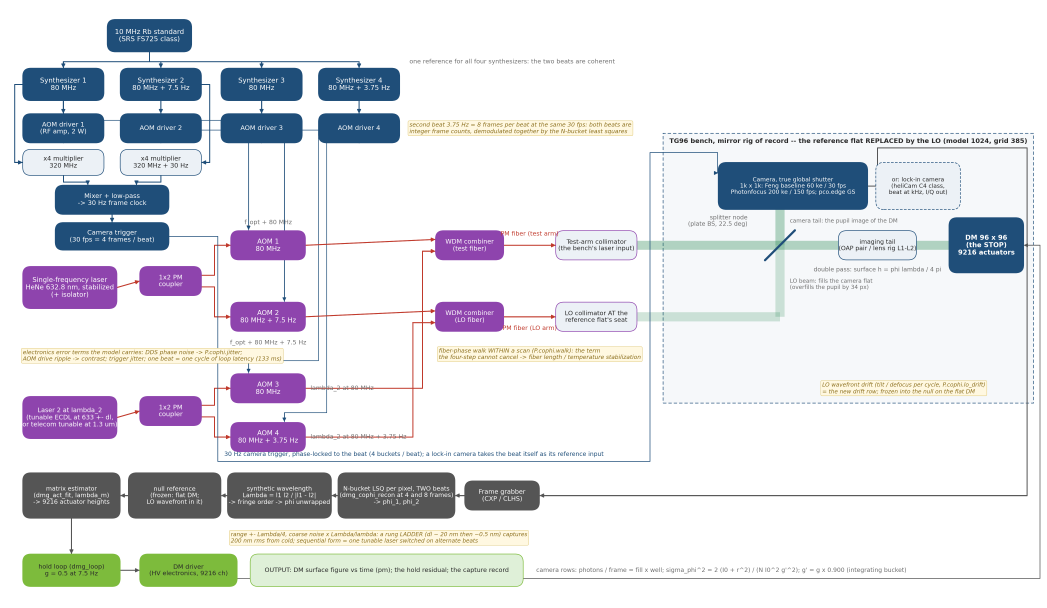
#> input picture demo_session/figs/cophi_block_multi.png, 5231 x 3038 px, given in place of r3t_s1_layout.png, which was not available (shown at 1/5 size); the run also reads 1 picture not shown here
$ python crop_figs.py
#> lines starting #> are read from the running program, lines starting #| are printed output that depends on the picture; after the words box and inside, x2 and y2 are one past the last pixel; in counts of white or black regions, pixels touching at a corner belong together; pictures that were not available may be replaced by others from this repository, and a replacement may not be noted
#!/usr/bin/env python3
"""White-margin autocrop for deck figures (DECK_STYLE: minimize whitespace).

Reads figs/<name>.png (symlinks to committed artifacts), writes
figs/crop_<name>.png.  Cropping only — never regenerates content.
Run: python3 crop_figs.py   (PIL only, system python)
"""
from PIL import Image

TARGETS = [
    "r3t_s1_layout.png",
    "r3t_s4_layout.png",
    "r3t_s4_map.png",
    "t5_walk_k05_layout.png",
    "t5_walk_k03_map.png",
]

PAD = 12
THRESH = 248


def autocrop(name):
#> called with name = 'r3t_s1_layout.png'
    im = Image.open(f"figs/{name}").convert("RGB")
    gray = im.convert("L")
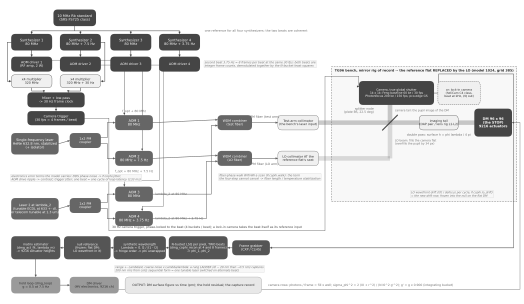
#> gray: PIL image 5231x3038 L (shown at 1/10 size); min 40, max 255, mean 226
    mask = gray.point(lambda v: 255 if v < THRESH else 0)
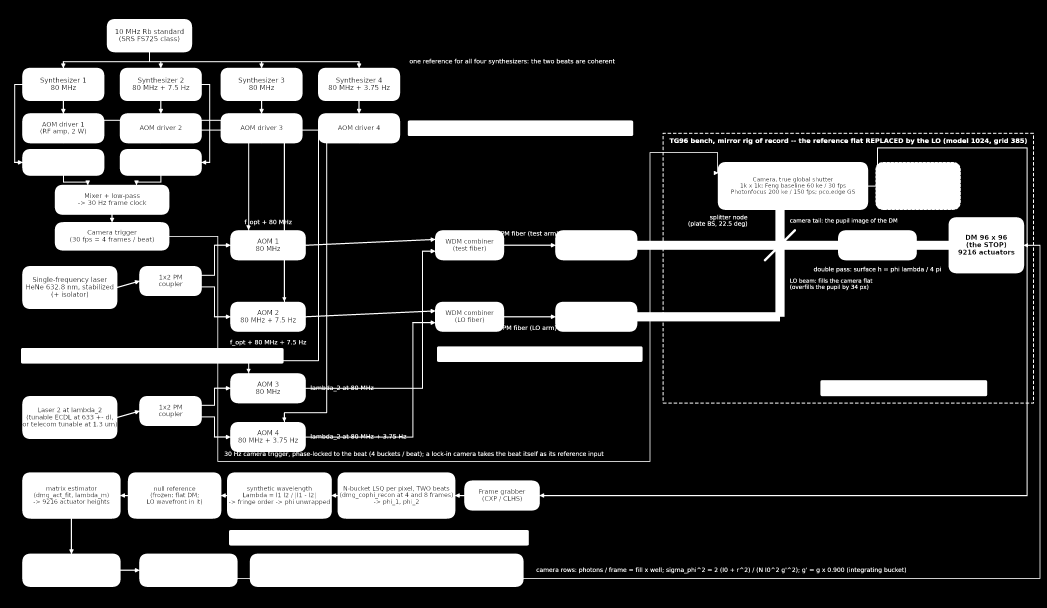
#> mask: PIL image 5231x3038 L (shown at 1/5 size); 23.3% white; 963 white regions (38 under 20 px), largest, box (x1, y1, x2, y2) and area: (70, 95, 5202, 2935) 3230512, (1145, 2650, 2644, 2728) 116865, (2039, 602, 3166, 680) 87851
    bbox = mask.getbbox()
#> bbox = (70, 95, 5202, 2935)
    if bbox is None:
        print(f"{name}: blank? skipped")
        return
    l, t, r, b = bbox
#> l = 70; t = 95; r = 5202; b = 2935
    l, t = max(0, l - PAD), max(0, t - PAD)
#> l = 58; t = 83
    r, b = min(im.width, r + PAD), min(im.height, b + PAD)
#> r = 5214; b = 2947
    out = im.crop((l, t, r, b))
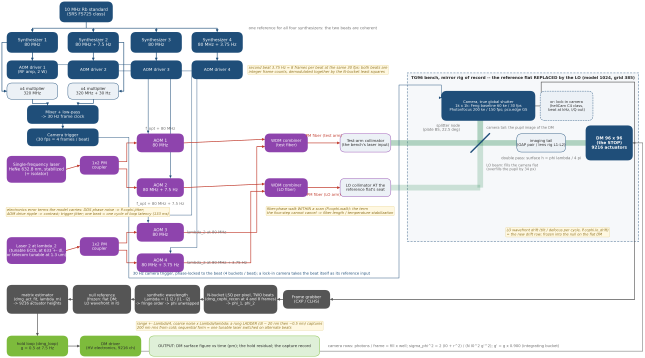
#> out: PIL image 5156x2864 RGB (shown at 1/8 size); mean R, G, B 222.3, 223.6, 228.3
    out.save(f"figs/crop_{name}")
    print(f"{name}: {im.size} -> {out.size} "
          f"({100 - 100 * out.width * out.height // (im.width * im.height)}% removed)")
#| r3t_s1_layout.png: (5231, 3038) -> (5156, 2864) (8% removed)


for n in TARGETS:
    autocrop(n)
#> pass 2 of the loop `for n in TARGETS:`:
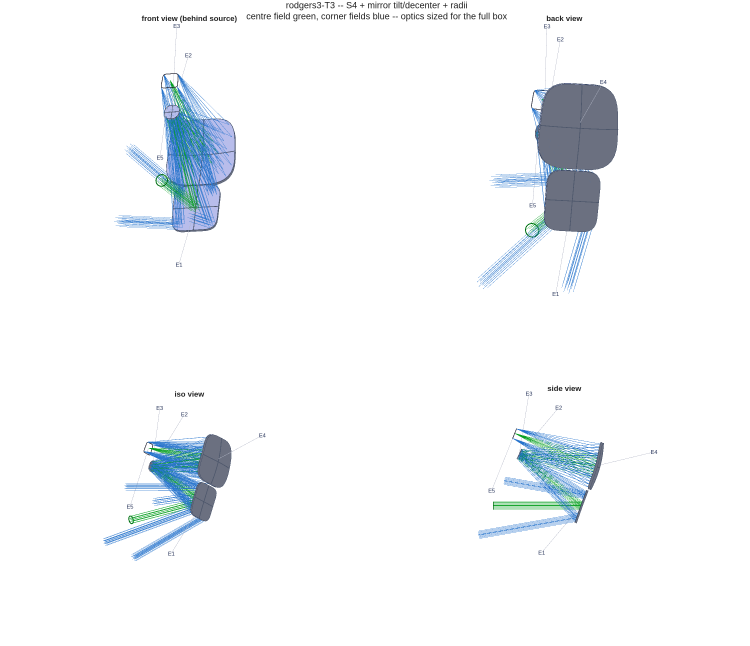
#> input picture demo_session/figs/r3t_s4_layout.png, 2250 x 1938 px (shown at 1/3 size)
#> in autocrop, im is the input picture: PIL image 2250x1938 RGB; mean R, G, B 244.9, 247.2, 249
#> gray: PIL image 2250x1938 L
#> in autocrop (call 2), `mask = gray.point(lambda v: 255 if v < THRESH else 0)`:
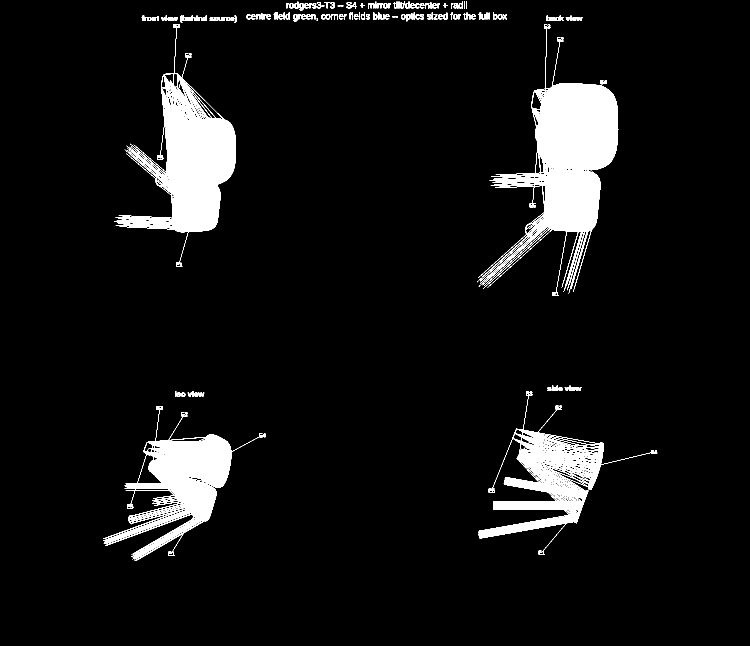
#> mask: PIL image 2250x1938 L (shown at 1/3 size); 6.1% white; 161 white regions (14 under 20 px), largest, box (x1, y1, x2, y2) and area: (1431, 73, 1855, 888) 97154, (342, 72, 708, 800) 73177, (309, 1218, 797, 1683) 50794
#> bbox = (309, 5, 1972, 1683)
#> in autocrop (call 2), `l, t, r, b = bbox`: l = 309; t = 5; r = 1972; b = 1683
#> in autocrop (call 2), `l, t = max(0, l - PAD), max(0, t - PAD)`: l = 297; t = 0
#> in autocrop (call 2), `r, b = min(im.width, r + PAD), min(im.height, b + PAD)`: r = 1984; b = 1695
#| r3t_s4_layout.png: (2250, 1938) -> (1687, 1695) (35% removed)
#> pass 3 of the loop `for n in TARGETS:`:
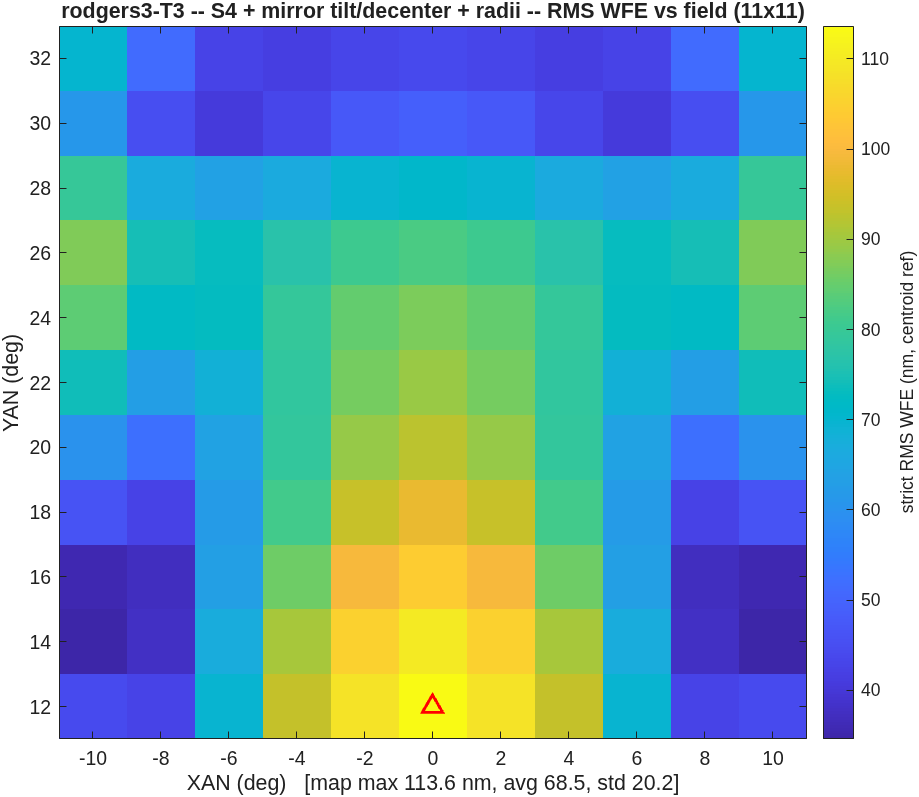
#> input picture demo_session/figs/r3t_s4_map.png, 919 x 797 px
#> in autocrop, im is the input picture: PIL image 919x797 RGB; mean R, G, B 119.1, 174.2, 187.5
#> gray: PIL image 919x797 L
#> in autocrop (call 3), `mask = gray.point(lambda v: 255 if v < THRESH else 0)`:
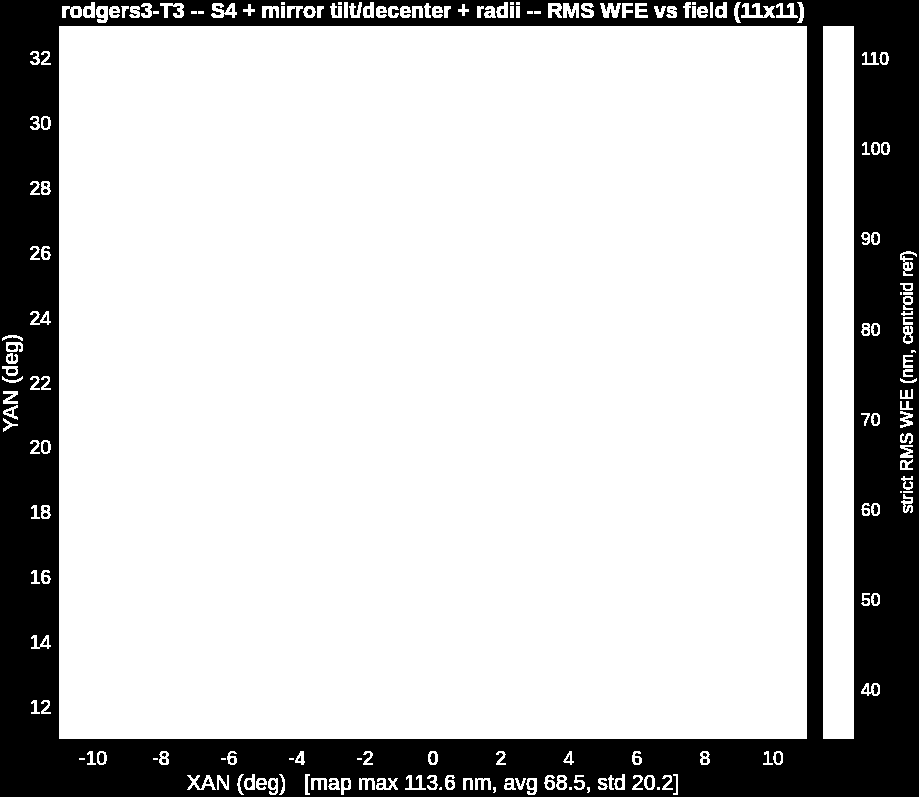
#> mask: PIL image 919x797 L; 77.8% white; 77 black regions (42 under 20 px), largest, box (x1, y1, x2, y2) and area: (0, 0, 919, 797) 160801, (647, 777, 652, 788) 49, (43, 118, 48, 128) 44
#> bbox = (2, 2, 917, 795)
#> in autocrop (call 3), `l, t, r, b = bbox`: l = 2; r = 917; b = 795
#> in autocrop (call 3), `l, t = max(0, l - PAD), max(0, t - PAD)`: l = 0
#> in autocrop (call 3), `r, b = min(im.width, r + PAD), min(im.height, b + PAD)`: r = 919; b = 797
#| r3t_s4_map.png: (919, 797) -> (919, 797) (0% removed)
#> the loop made 5 passes; the first 3 are shown


# ---- 2x2 panel recompose (DECK_STYLE): blank the suptitle, split into
# quadrants, white-trim each, reassemble with narrow gutters. ----------
def recompose(name, title_frac=0.055, pad=10, gutter=24, bbox_thresh=200):
    # bbox_thresh < THRESH: faint gray label-leader lines are ignored when
    # sizing each panel, so a long leader cannot hold a tall empty margin.
#> called with name = 'r3t_s4_layout.png', title_frac = 0.055, pad = 10, gutter = 24, bbox_thresh = 200
    im = Image.open(f"figs/{name}").convert("RGB")
    im = im.crop((0, int(im.height * title_frac), im.width, im.height))
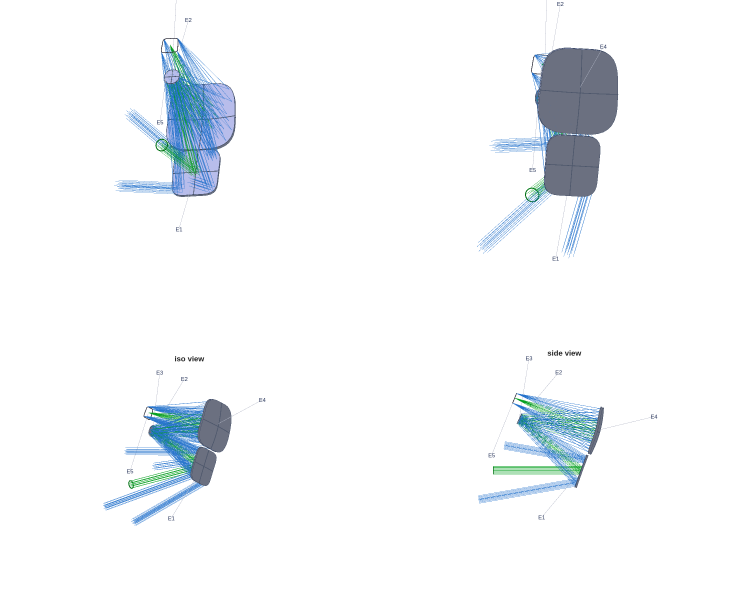
#> im: PIL image 2250x1832 RGB (shown at 1/3 size); mean R, G, B 244.9, 247.3, 249.2
    hw, hh = im.width // 2, im.height // 2
    quads = [im.crop(b) for b in
             [(0, 0, hw, hh), (hw, 0, im.width, hh),
              (0, hh, hw, im.height), (hw, hh, im.width, im.height)]]
#> quads = 4 items
    trimmed = []
    for q in quads:
        mask = q.convert("L").point(lambda v: 255 if v < bbox_thresh else 0)
        bb = mask.getbbox() or (0, 0, q.width, q.height)
        l, t, r, b = bb
        trimmed.append(q.crop((max(0, l - pad), max(0, t - pad),
                               min(q.width, r + pad), min(q.height, b + pad))))
#> this loop made 4 passes
#> (l, t, r, b) on passes 1 to 4: (342, 0, 708, 694), (306, 0, 730, 782), (309, 152, 797, 661), (309, 135, 847, 642)
#> pass 1, in recompose, `mask = q.convert("L").point(lambda v: 255 if v < bbox_thresh else 0)`:
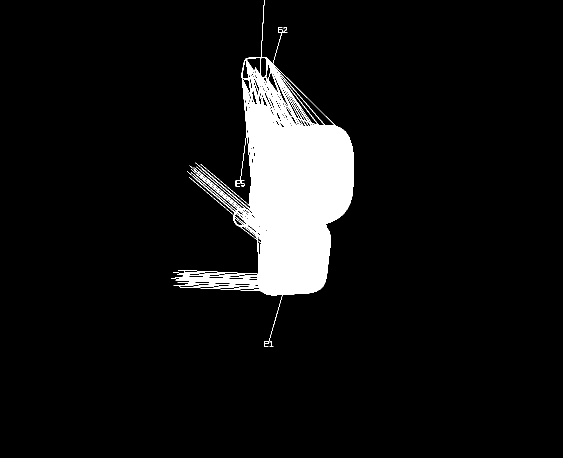
#> mask: PIL image 1125x916 L (shown at 1/2 size); 7.1% white; 4 white regions, box (x1, y1, x2, y2) and area: (342, 0, 708, 694) 72788, (482, 361, 490, 373) 48, (567, 54, 575, 66) 43, (539, 682, 547, 694) 35
#> after the loop, trimmed = 4 items
    cw = [max(trimmed[0].width, trimmed[2].width),
          max(trimmed[1].width, trimmed[3].width)]
    rh = [max(trimmed[0].height, trimmed[1].height),
          max(trimmed[2].height, trimmed[3].height)]
    out = Image.new("RGB", (cw[0] + cw[1] + gutter, rh[0] + rh[1] + gutter),
                    (255, 255, 255))
#> out: PIL image 1090x1345 RGB; every value is 255
    pos = [(0, 0), (cw[0] + gutter, 0),
           (0, rh[0] + gutter), (cw[0] + gutter, rh[0] + gutter)]
    for q, (x, y) in zip(trimmed, pos):
        out.paste(q, (x, y))
#> this loop made 4 passes
#> (x, y) on passes 1 to 4: (0, 0), (532, 0), (0, 816), (532, 816)
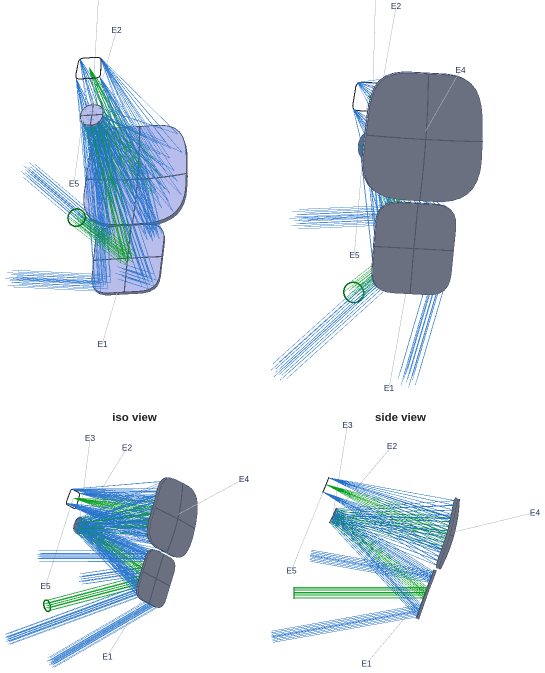
#> out: PIL image 1090x1345 RGB (shown at 1/2 size); mean R, G, B 226.5, 233.3, 238.6
    out.save(f"figs/recomp_{name}")
    print(f"recomp_{name}: {Image.open(f'figs/{name}').size} -> {out.size}")
#| recomp_r3t_s4_layout.png: (2250, 1938) -> (1090, 1345)


for n in ["r3t_s4_layout.png", "t5_walk_k05_layout.png"]:
    recompose(n)
#> pass 2 of the loop `for n in ["r3t_s4_layout.png", "t5_walk_k05_layout.png"]:`:
#> the loop in recompose (call 2), `for q in quads:` made 4 passes
#> (l, t, r, b) on passes 1 to 4: (70, 0, 2615, 1251), (0, 520, 2587, 1251), (106, 0, 2615, 1148), (0, 0, 2587, 1122)
#> the loop in recompose (call 2), `for q, (x, y) in zip(trimmed, pos):` made 4 passes
#> (x, y) on passes 1 to 4: (0, 0), (2579, 0), (0, 1275), (2579, 1275)
#| recomp_t5_walk_k05_layout.png: (5231, 2648) -> (5176, 2433)


# ---- bottom-row pair (iso + side views): the clearance/packaging story,
# as a wide 2-panel strip that fills a slide column. ----------------------
def bottom_pair(name, title_frac=0.055, pad=10, gutter=24, bbox_thresh=200):
#> called with name = 'r3t_s4_layout.png', title_frac = 0.055, pad = 10, gutter = 24, bbox_thresh = 200
    im = Image.open(f"figs/{name}").convert("RGB")
    im = im.crop((0, int(im.height * title_frac), im.width, im.height))
    hw, hh = im.width // 2, im.height // 2
    quads = [im.crop((0, hh, hw, im.height)),
             im.crop((hw, hh, im.width, im.height))]
    trimmed = []
    for q in quads:
        mask = q.convert("L").point(lambda v: 255 if v < bbox_thresh else 0)
        bb = mask.getbbox() or (0, 0, q.width, q.height)
        l, t, r, b = bb
        trimmed.append(q.crop((max(0, l - pad), max(0, t - pad),
                               min(q.width, r + pad), min(q.height, b + pad))))
#> this loop made 2 passes
#> after the loop, trimmed = 2 items
    h = max(t.height for t in trimmed)
#> h = 529
    out = Image.new("RGB", (sum(t.width for t in trimmed) + gutter, h),
                    (255, 255, 255))
#> out: PIL image 1090x529 RGB; every value is 255
    out.paste(trimmed[0], (0, (h - trimmed[0].height) // 2))
    out.paste(trimmed[1], (trimmed[0].width + gutter,
                           (h - trimmed[1].height) // 2))
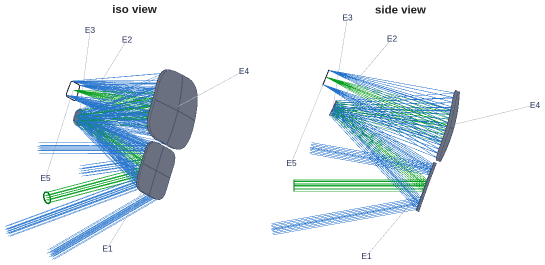
#> out: PIL image 1090x529 RGB (shown at 1/2 size); mean R, G, B 227.6, 236.5, 240.8
    out.save(f"figs/pair_{name}")
    print(f"pair_{name}: -> {out.size}")
#| pair_r3t_s4_layout.png: -> (1090, 529)


for n in ["r3t_s4_layout.png", "t5_walk_k05_layout.png",
          "r3t_s1_layout.png"]:
    bottom_pair(n)
#> pass 2 of the loop `for n in ["r3t_s4_layout.png", "t5_walk_k05_layout.png",`:
#> the loop in bottom_pair (call 2), `for q in quads:` made 2 passes
#> h = 1158
#> in bottom_pair (call 2), `out.paste(trimmed[1], (trimmed[0].width + gutter, (h - trimmed[1].heig..`:
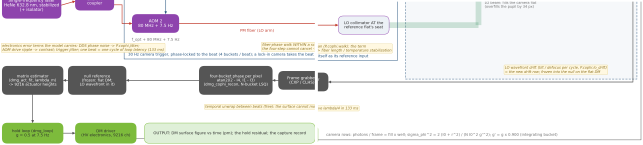
#> out: PIL image 5140x1158 RGB (shown at 1/8 size); mean R, G, B 230.2, 230.7, 227.7
#| pair_t5_walk_k05_layout.png: -> (5140, 1158)
#> pass 3 of the loop `for n in ["r3t_s4_layout.png", "t5_walk_k05_layout.png",`:
#> the loop in bottom_pair (call 3), `for q in quads:` made 2 passes
#> (l, t, r, b) on passes 1 to 2: (106, 0, 2615, 1332), (0, 0, 2587, 1306)
#> h = 1342
#> in bottom_pair (call 3), `out.paste(trimmed[1], (trimmed[0].width + gutter, (h - trimmed[1].heig..`:
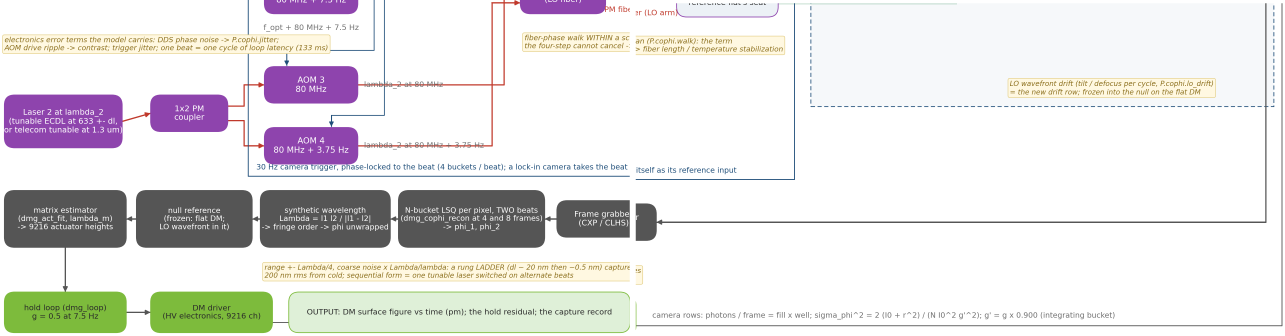
#> out: PIL image 5140x1342 RGB (shown at 1/4 size); mean R, G, B 229.2, 227.8, 226.9
#| pair_r3t_s1_layout.png: -> (5140, 1342)


# ---- 1x4 row strips (view_std single-row): keep two panels ------------
def row_keep(name, idx=(0, 2), title_frac=0.07, pad=10, gutter=24,
             bbox_thresh=200):
#> (the run stopped early here; a loop or call above may not have finished)
